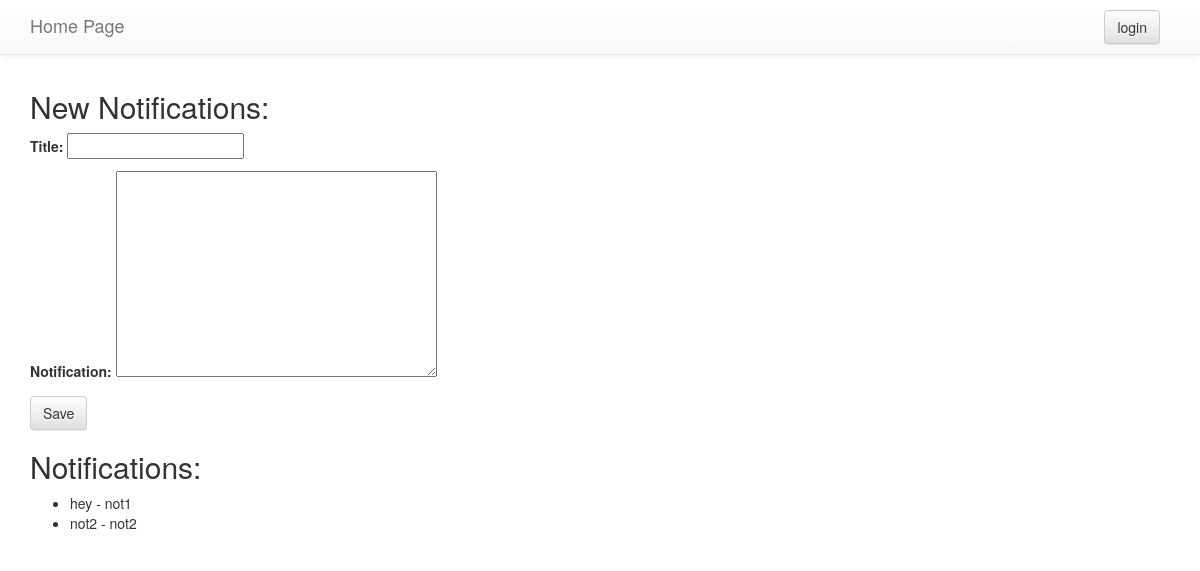
Page /tpo/dashboard/ on the committed database.
### students/models.py (models this page shows)
class JobNotifications(models.Model):
    title = models.CharField(max_length=30)
    notification = models.TextField()

### students/views.py (the view)
# urls.py: url(r'^tpo/dashboard/$', tpo_dashboard, name='tpo_dashboard'),
def tpo_dashboard(request):
    if request.method == "POST":
        form = JobNotificationsForm(request.POST)
        if form.is_valid():
            form.save()
        return HttpResponseRedirect('/tpo/dashboard/')
    notifications = JobNotifications.objects.all()
    form = JobNotificationsForm()
    return render(request, 'add_notification.html', {"form": form, "notifications": notifications})

### students/forms.py
class JobNotificationsForm(ModelForm):
    class Meta:
        model = JobNotifications
        fields = '__all__'

### students/templates/add_notification.html (shortened to what this page needs)
{% extends 'base.html' %}
{% block content %}
<form method = "POST" class = "post-form">{% csrf_token %}
  <h2>New Notifications:</h2>
  {{form.as_p}}
  <button type = "submit" class = "btn btn-default">Save</button>
</form>
  <h2>Notifications:</h2>
  <ul>
  {% for notification in notifications %}
  <li>{{notification.title}} - {{notification.notification}} </li>
  {% endfor %}
</ul>
{% endblock %}

### students/static/css/main.css (style rules this page uses)
body { padding-top: 70px; }

### rows in the picture
JobNotifications: title "hey", notification "not1"
JobNotifications: title "not2", notification "not2"
